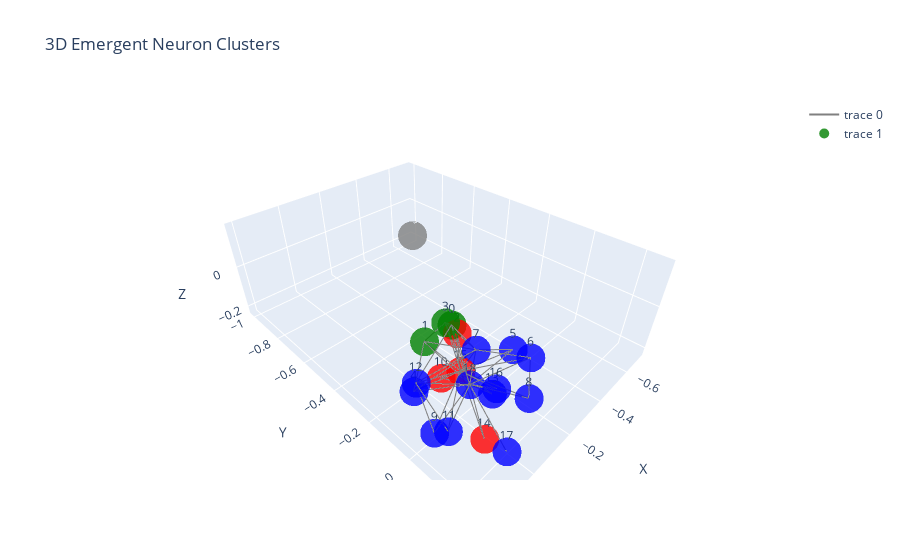

Source (notebook cell):
### Code cell
import plotly.graph_objects as go

def visualize_3d(G, pos, partition):
    # Generate 3D positions (use spring_layout with dim=3 or random)
    pos_3d = nx.spring_layout(G, dim=3, seed=42)

    # Edge traces
    edge_x, edge_y, edge_z = [], [], []
    for edge in G.edges():
        x0, y0, z0 = pos_3d[edge[0]]
        x1, y1, z1 = pos_3d[edge[1]]
        edge_x += [x0, x1, None]
        edge_y += [y0, y1, None]
        edge_z += [z0, z1, None]

    edge_trace = go.Scatter3d(x=edge_x, y=edge_y, z=edge_z, mode='lines', line=dict(width=2, color='gray'), hoverinfo='none')

    # Node traces
    node_x, node_y, node_z = [], [], []
    node_colors = []
    colors = {0: 'blue', 1: 'red', 2: 'green', 3: 'gray', 4: 'purple', 5: 'orange'}
    for node in G.nodes():
        x, y, z = pos_3d[node]
        node_x.append(x)
        node_y.append(y)
        node_z.append(z)
        node_colors.append(colors.get(partition.get(node, 0), 'gray'))

    node_trace = go.Scatter3d(x=node_x, y=node_y, z=node_z, mode='markers+text', marker=dict(size=10, color=node_colors, opacity=0.8),
                              text=list(G.nodes()), hoverinfo='text')

    fig = go.Figure(data=[edge_trace, node_trace], layout=go.Layout(title='3D Emergent Neuron Clusters', scene=dict(xaxis_title='X', yaxis_title='Y', zaxis_title='Z')))
    fig.show()

# Call after partition
visualize_3d(G, pos, partition)

### Figure 1 — Plotly figure (JSON) as saved in the notebook; plotly's stock layout.template omitted (floating-point values rounded to 4 significant figures; data arrays with more than 128 entries replaced by an {"elided": "..."} marker saying what was removed)
{"data": [{"hoverinfo": "none", "line": {"color": "gray", "width": 2}, "mode": "lines", "type": "scatter3d", "x": {"elided": "150 float values"}, "y": {"elided": "150 float values"}, "z": {"elided": "150 float values"}}, {"hoverinfo": "text", "marker": {"color": ["green", "green", "red", "green", "blue", "blue", "blue", "blue", "blue", "blue", "red", "blue", "blue", "blue", "red", "red", "blue", "blue", "blue", "gray"], "opacity": 0.8, "size": 10}, "mode": "markers+text", "text": ["0", "1", "2", "3", "4", "5", "6", "7", "8", "9", "10", "11", "12", "13", "14", "15", "16", "17", "18", "19"], "type": "scatter3d", "x": [0.02463, 0.07534, -0.08764, -0.02324, 0.1667, -0.1368, -0.07021, 0.0209, -0.05719, 0.1674, -0.006185, 0.2007, 0.2019, -0.08673, 0.01679, 0.008086, 0.1396, 0.1063, 0.0424, -0.7028], "y": [-0.0275, -0.09036, -0.1056, -0.0983, -0.04234, 0.08487, 0.1867, 0.06428, 0.2097, 0.04416, -0.09799, 0.1303, 0.008535, 0.05954, 0.1199, -2.516e-05, 0.2269, 0.2601, 0.06709, -1], "z": [0.1655, 0.0937, 0.01684, 0.1053, -0.01429, 0.03703, 0.1168, 0.1258, -0.02101, -0.1256, -0.1259, -0.008843, 0.08601, -0.1439, -0.2256, -0.01292, 0.1843, -0.06187, 0.003655, -0.1951]}], "layout": {"scene": {"xaxis": {"title": {"text": "X"}}, "yaxis": {"title": {"text": "Y"}}, "zaxis": {"title": {"text": "Z"}}}, "title": {"text": "3D Emergent Neuron Clusters"}}}
